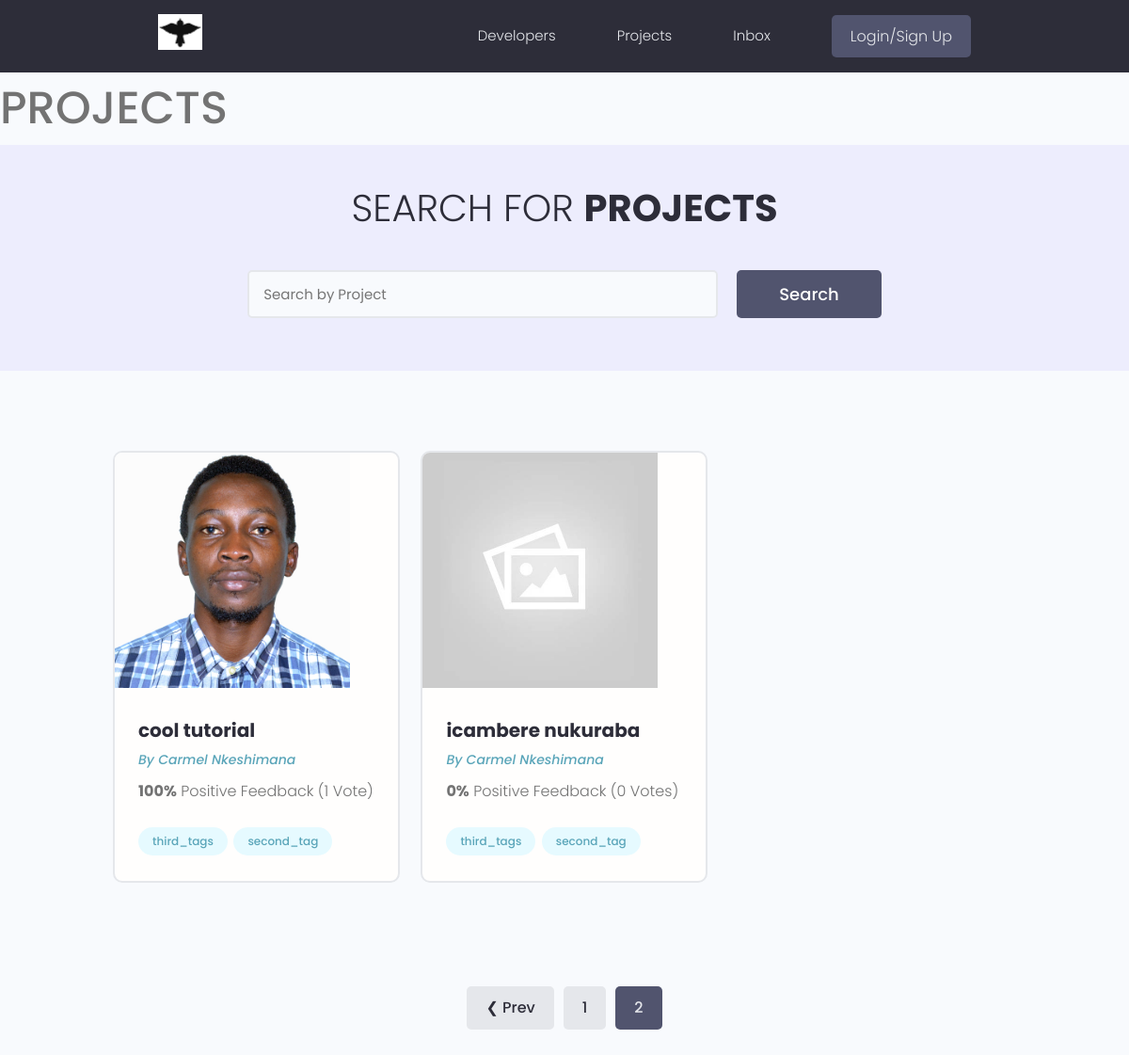
The page /projects/?pageSend=2 on the database as committed earlier.
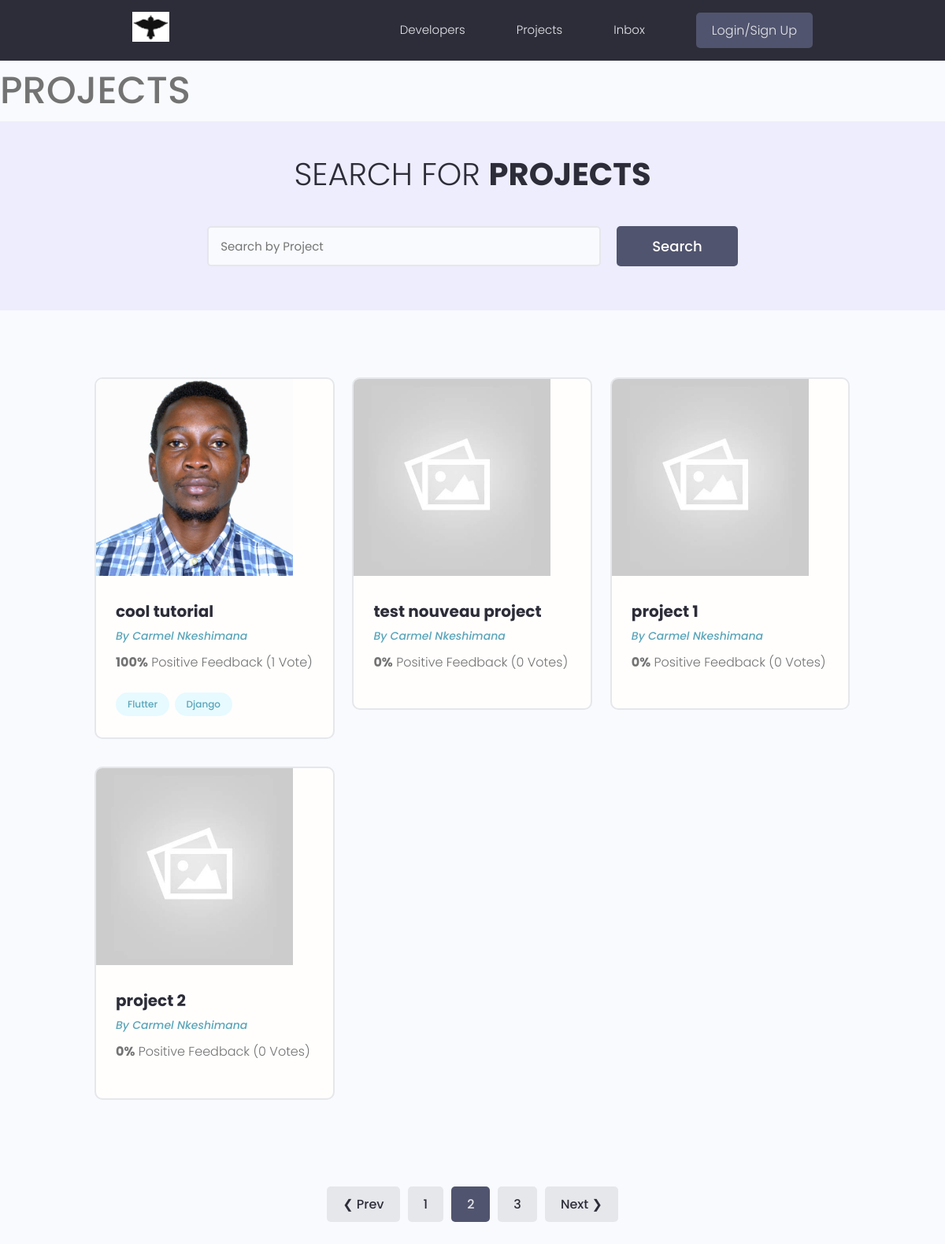
The same page on the database as committed later.
### projects/models.py (models this page shows, shortened)
class Project(models.Model):
    owner = models.ForeignKey(Profile, null=True, blank=True, on_delete=models.SET_NULL)
    title = models.CharField(max_length=200)
    description = models.TextField(null=True, blank=True)
    featured_image = models.ImageField(null=True, blank=True, default="default.png")
    demo_link = models.CharField(max_length=2000, null=True, blank=True)
    source_link = models.CharField(max_length=2000, null=True, blank=True)
    vote_total = models.IntegerField(default=0, null=True, blank=True)
    vote_ratio = models.IntegerField(default=0, null=True, blank=True)
    tags = models.ManyToManyField('Tag', blank=True)
    created = models.DateTimeField(auto_now_add=True)
    id = models.UUIDField(default=uuid.uuid4,
                          unique=True,
                          primary_key=True,
                          editable=False)
    class Meta:
        ordering = ['created']

class Tag(models.Model):
    name = models.CharField(max_length=200, default='')
    created = models.DateTimeField(auto_now_add=True)
    id = models.UUIDField(default=uuid.uuid4,
                          unique=True,
                          primary_key=True,
                          editable=False)
    def __str__(self):
        return self.name

### users/models.py (models this page shows, shortened)
class Profile(models.Model):
    user = models.OneToOneField(User, on_delete=models.CASCADE, null=True, blank=True)
    name = models.CharField(max_length=200, blank=True, null=True)
    email = models.CharField(max_length=500, blank=True,  null=True)
    username = models.CharField(max_length=200, blank=True, null=True)
    location = models.CharField(max_length=200, blank=True, null=True)
    short_intro = models.CharField(max_length=200, blank=True,  null=True)
    bio = models.TextField(blank=True, null=True)
    profile_image = models.ImageField(null=True, blank=True, upload_to='profiles/', default='profiles/user-default.jpg')
    social_github = models.CharField(max_length=200, blank=True, null=True)
    social_twitter = models.CharField(max_length=200, blank=True, null=True)
    social_linkedin = models.CharField(max_length=200, blank=True, null=True)
    social_youtube = models.CharField(max_length=200, blank=True, null=True)
    social_website = models.CharField(max_length=200, blank=True, null=True)
    created = models.DateTimeField(auto_now_add=True)
    id = models.UUIDField(default=uuid.uuid4,
                          unique=True, primary_key=True, editable=False)

### projects/views.py (the view)
# urls.py: path('projects/', include('projects.urls')),
def projects(request):
    projects, search_query = searchProject(request)
    custom_range, projects = paginateProjects(request, projects, 4)
    context = {'projects':projects,
               'search_query':search_query,
               'custom_range': custom_range}
    return render(request, 'projects/projects.html', context)

### projects/utils.py (called while the page is built)
def searchProject(request):
    search_query = ''
    if request.GET.get('search_query'):
        search_query = request.GET.get('search_query')
    tags = Tag.objects.filter(
        name__icontains = search_query
    )
    identification = "Carmel NKESHIMANA "
    projects = Project.objects.distinct().filter(
        Q(title__icontains=search_query) |
        Q(description__icontains=search_query) |
        Q(owner__name__icontains=search_query) |
        Q(tags__in = tags)
    )
    return projects, search_query

def paginateProjects(request, projects, results):
    page = request.GET.get('pageSend')
    paginator = Paginator(projects, results)
    try:
        projects = paginator.page(page)
    except PageNotAnInteger:
        page = 1
        projects = paginator.page(page)
    except EmptyPage:
        page = paginator.num_pages
        projects = paginator.page(page)
    leftIndex = (int(page) - 3)
    if leftIndex < 1:
        leftIndex = 1
    rightIndex = (int(page) + 2)
    if rightIndex > paginator.num_pages:
        rightIndex = paginator.num_pages + 1
    custom_range = range(leftIndex, rightIndex)
    return custom_range, projects

### projects/templates/projects/projects.html (shortened to what this page needs)
{% extends 'main.html' %}
{% block content %}
<h1>PROJECTS </h1>
  <main class="projects">
    <section class="hero-section text-center">
      <div class="container container--narrow">
        <div class="hero-section__box">
          <h2>Search for <span>Projects</span></h2>
        </div>
        <div class="hero-section__search">
          <form id="idSearchForm" class="form" action="{% url 'projects' %}" method="get"  >
            <div class="form__field">
              <input class="input input--text" id="formInput#search" type="text" name="search_query"
                placeholder="Search by Project " value="{{search_query}}" />
            </div>
            <input class="btn btn--sub btn--lg" type="submit" value="Search" />
          </form>
        </div>
      </div>
    </section>
    <section class="projectsList">
      <div class="container">
        <div class="grid grid--three">
          {% for project in projects%}
          <div class="column">
            <div class="card project">
              <a href="{% url 'project' project.id %}" class="project">
                <img class="project__thumbnail" src="{{project.featured_image.url}}" alt="project thumbnail" />
                <div class="card__body">
                  <h3 class="project__title">{{project.title}}</h3>
                  <p><a class="project__author" href="{% url 'userProfile' project.owner.id %}">By {{project.owner.name}}</a></p>
                  <p class="project--rating">
                    <span style="font-weight: bold;">{{project.vote_ratio}}%</span> Positive
                    Feedback ({{project.vote_total}} Vote{{project.vote_total|pluralize:"s"}})
                  </p>
                  <div class="project__tags">
                    {% for tag in project.tags.all  %}
                        <span class="tag tag--pill tag--main">
                          <small>{{tag}}</small>
                        </span>
                    {% endfor %}
                  </div>
                </div>
              </a>
            </div>
          </div>
          {% endfor %}
        </div>
      </div>
    </section>
    {% include 'pagination.html' with querySet=projects custom_range=custom_range %}
  </main>
{% endblock content %}

### templates/main.html (shortened to what this page needs)
<!DOCTYPE html>
{% load static %}
<html>
    <head>
        <link rel="stylesheet" href="https://cdn.iconmonstr.com/1.3.0/css/iconmonstr-iconic-font.min.css" />
        <link rel="stylesheet" href="{% static 'uikit/styles/uikit.css' %}" />
        <link rel="stylesheet" href=" {% static 'styles/app.css' %}" />
      </head>
    <body>
        {% include 'navbar.html' %}
        {% block content %}
        {% endblock content %}
    </body>
</html>

### templates/navbar.html (shortened to what this page needs)
{% load static %}
  <header class="header">
    <div class="container container--narrow">
      <a href="{% url 'profiles' %}" class="header__logo">
        <img src="{% static 'images/logo.PNG' %}" alt="DevSearch Logo" />
      </a>
      <nav class="header__nav">
        <ul class="header__menu">
          <li class="header__menuItem"><a href="">Developers</a></li>
          <li class="header__menuItem"><a href="{% url 'projects' %}">Projects</a></li>
          <li class="header__menuItem"><a href="">Inbox</a></li>
          {% if request.user.is_authenticated %}
          {% comment %} the second way of hide a login page {% endcomment %}
          <li class="header__menuItem"><a href="{% url 'account' %}">Account</a></li>
          <li class="header__menuItem"><a href="{% url 'logout' %}" class="btn btn--sub">Logout</a></li>
          {% else %}
          <li class="header__menuItem"><a href="{% url 'login' %}" class="btn btn--sub">Login/Sign Up</a></li>
          {% endif %}
        </ul>
      </nav>
    </div>
  </header>

### templates/pagination.html (shortened to what this page needs)
    {% if querySet.has_other_pages %}
    <div class="pagination">
      <ul class="container">
        {% if querySet.has_previous %}
        <li><a href="?pageSend={{querySet.previous_page_number}}" class="btn page-link" data-pageSended="{{querySet.previous_page_number}}">&#10094; Prev</a></li>
        {% endif %}
        {% for page in custom_range %}
            {% if page == querySet.number %}
            <li><a href="?pageSend={{page}}" class="btn page-link btn--sub" data-pageSended="{{page}}">{{page}}</a></li>
            {% else %}
            <li><a href="?pageSend={{page}}" class="btn page-link" data-pageSended="{{page}}">{{page}}</a></li>
            {% endif %}
        {% endfor %}
        {% if querySet.has_next%}
          <li><a href="?pageSend={{querySet.next_page_number}}" class="btn page-link" data-pageSended="{{querySet.next_page_number}}">Next &#10095;</a></li>
        {% endif %}
      </ul>
    </div>
{% endif %}

### static/styles/app.css (style rules this page uses)
:root { --color-sub: #2d2d39; }
.btn--sub { background-color: var(--color-sub-light); }
.card { border: 2px solid var(--color-light); }
img { width: 100%; }
.header { position: sticky; z-index: 111; background-color: var(--color-sub); padding: 1.5rem 0; }
.header > .container { display: flex; justify-content: space-between; align-items: center; }
.header__logo > img { height: 3.8rem; }
.header__nav > ul { display: inline-flex; align-items: center; list-style: none; gap: 6.5rem; }
.header__menuItem > a { color: var(--color-light); font-weight: 300; }
.hero-section { height: 40vh; display: flex; align-items: center; background-color: var(--color-sub); }
.hero-section__box { margin-bottom: 4rem; }
.hero-section__box > h2, .hero-section__box > h2 > span { font-size: 4rem; color: var(--color-light); line-height: 1.3; text-transform: uppercase; }
.hero-section__box > h2 { font-weight: 300; }
.hero-section__box > h2 > span { font-weight: 700; }
.hero-section__search > .form { display: flex; align-items: center; justify-content: center; gap: 2rem; }
.hero-section__search > .form input.input--text { width: 50rem; }
.pagination { margin-top: 8rem; margin-bottom: 10rem; }
.pagination > ul { flex-wrap: wrap; list-style: none; display: flex; align-items: center; justify-content: center; gap: 1rem; }
.pagination .btn { color: var(--color-sub); }
.pagination .btn.btn--sub { color: var(--color-light); }
.project__author { font-size: 1.4rem; font-style: italic; }
.project--rating { margin-bottom: 1.6em; margin-top: .5em; }
.projects > .hero-section { background: var(--color-sub-lighter); height: 30vh; }
.projects .hero-section__box { margin-bottom: 2.5rem; }
.projects .hero-section__box > h2 { color: var(--color-sub); }
.projects .hero-section__box > h2 > span { font-weight: 700; color: var(--color-sub); }
.projectsList { margin-top: 8rem; }
.project__thumbnail { height: 25rem; object-fit: cover; object-position: top center; }
.project__title { font-size: 2rem; font-weight: 700; color: var(--color-sub); }

### static/uikit/styles/modules/_variables.css (style rules this page uses)
:root { --color-main: #5aa5b9; --color-main-light: #e6faff; --color-sub: #3f4156; --color-sub-light: #51546e; --color-sub-lighter: #ededfd; --color-text: #737373; --color-gray: #8b8b8b; --color-light: #e5e7eb; --color-light-gray: #767676; --color-bg: #f8fafd; --color-white: #fffefd; --color-white-light: #f3f3f3; --color-success: #359e64; --color-success-bg: #def8e8; --color-error: #fc4b0b; --color-error-bg: #fff2ee; --font-base: 'Poppins', arial, helvetica, 'Segoe UI', roboto, ubuntu, sans-serif; --font-monospace: 'Fira Code', 'Courier New', courier, monospace; --font-regular: 300; --font-medium: 500; --font-bold: 700; --generic-shadow: 1px 1px 5px #00000010; --generic-transition: all 0.3s ease-in-out; }

### static/uikit/styles/modules/_base.css (style rules this page uses)
* { margin: 0; padding: 0; box-sizing: border-box; text-rendering: optimizeLegibility; color: inherit; font-size: inherit; }
html { font-size: 50%; }
@media only screen and (min-width: 480px) { html { font-size: 56.25%; } }
@media only screen and (min-width: 1200px) { html { font-size: 62.5%; } }
body { line-height: 1.6; font-weight: 400; font-size: 1.5rem; color: var(--color-text); background-color: var(--color-bg); min-height: 100vh; }

### static/uikit/styles/modules/_typography.css (style rules this page uses)
* { font-family: var(--font-base); }
h1 { font-size: 4.8rem; font-weight: var(--font-medium); }
h2 { font-size: 3.6rem; font-weight: var(--font-bold); }
h3 { font-size: 3.2rem; font-weight: var(--font-medium); }
p, span, strong { font-size: 1.6rem; color: var(--color-text); font-weight: var(--font-regular); }
a { padding-bottom: 2px; text-decoration: none; display: inline-block; color: var(--color-main); font-weight: var(--font-medium); }

### static/uikit/styles/modules/_utilities.css (style rules this page uses)
.container { width: 92%; max-width: 165rem; margin: 0 auto; box-sizing: border-box; }
.container--narrow { width: 92%; max-width: 120rem; }
@media screen and (min-width: 1000px) { .container { width: 90%; } }
@media screen and (min-width: 1000px) { .container--narrow { width: 85%; } }
@media screen and (min-width: 1200px) { .container { width: 80%; } }
@media screen and (min-width: 1200px) { .container--narrow { width: 72%; } }
.text-center { text-align: center; }

### static/uikit/styles/modules/_card.css (style rules this page uses)
.card { border-radius: 1rem; background-color: var(--color-white); border: 1.5px solid var(--color-light); width: auto; height: auto; margin-top: 0.5rem; margin-bottom: 0.5rem; overflow: hidden; }
.card__body, .card__header { padding: 2rem 2.5rem; }

Rows that differ between the two databases and show on the page:
removed Project: featured_image (placeholder picture), title "icambere nukuraba", owner.name "Carmel Nkeshimana", vote_ratio "0", vote_total "0", Tag (name "third_tags"), Tag (name "second_tag")
changed Tag: name "third_tags" → "Flutter"
changed Tag: name "second_tag" → "Django"
added Project: featured_image (placeholder picture), title "test nouveau project", owner.name "Carmel Nkeshimana", vote_ratio "0", vote_total "0"
added Project: featured_image (placeholder picture), title "project 1", owner.name "Carmel Nkeshimana", vote_ratio "0", vote_total "0"
added Project: featured_image (placeholder picture), title "project 2", owner.name "Carmel Nkeshimana", vote_ratio "0", vote_total "0"
Other text that changed with them:
new list line: "3"
text now shown: "Next ❯"
